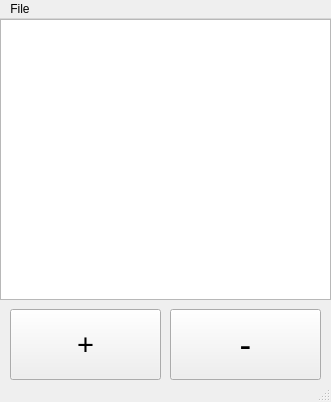
<?xml version="1.0" encoding="UTF-8"?>
<ui version="4.0">
 <class>MainWindow</class>
 <widget class="QMainWindow" name="MainWindow">
  <property name="geometry">
   <rect>
    <x>0</x>
    <y>0</y>
    <width>331</width>
    <height>402</height>
   </rect>
  </property>
  <property name="windowTitle">
   <string>MainWindow</string>
  </property>
  <widget class="QWidget" name="centralwidget">
   <widget class="QPushButton" name="plusButton">
    <property name="geometry">
     <rect>
      <x>10</x>
      <y>290</y>
      <width>151</width>
      <height>71</height>
     </rect>
    </property>
    <property name="font">
     <font>
      <family>Nirmala UI</family>
      <pointsize>22</pointsize>
     </font>
    </property>
    <property name="text">
     <string>+</string>
    </property>
   </widget>
   <widget class="QPushButton" name="minusButton">
    <property name="geometry">
     <rect>
      <x>170</x>
      <y>290</y>
      <width>151</width>
      <height>71</height>
     </rect>
    </property>
    <property name="font">
     <font>
      <family>Nirmala UI</family>
      <pointsize>26</pointsize>
     </font>
    </property>
    <property name="text">
     <string>-</string>
    </property>
   </widget>
   <widget class="QListView" name="listView">
    <property name="geometry">
     <rect>
      <x>0</x>
      <y>0</y>
      <width>331</width>
      <height>281</height>
     </rect>
    </property>
   </widget>
  </widget>
  <widget class="QMenuBar" name="menubar">
   <property name="geometry">
    <rect>
     <x>0</x>
     <y>0</y>
     <width>331</width>
     <height>21</height>
    </rect>
   </property>
   <widget class="QMenu" name="menuFile">
    <property name="title">
     <string>File</string>
    </property>
    <addaction name="actionLoad"/>
    <addaction name="actionSave"/>
   </widget>
   <addaction name="menuFile"/>
  </widget>
  <widget class="QStatusBar" name="statusbar"/>
  <action name="actionLoad">
   <property name="text">
    <string>Load</string>
   </property>
  </action>
  <action name="actionSave">
   <property name="text">
    <string>Save</string>
   </property>
  </action>
 </widget>
 <resources/>
 <connections/>
</ui>
